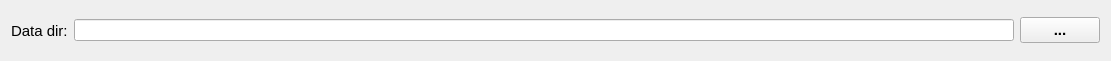
         <widget class="QWidget" name="horizontalLayoutWidget">
          <property name="geometry">
           <rect>
            <x>10</x>
            <y>60</y>
            <width>1111</width>
            <height>61</height>
           </rect>
          </property>
          <layout class="QHBoxLayout" name="horizontalLayout">
           <item>
            <widget class="QLabel" name="label_data_dir">
             <property name="font">
              <font>
               <pointsize>11</pointsize>
              </font>
             </property>
             <property name="text">
              <string>Data dir:</string>
             </property>
            </widget>
           </item>
           <item>
            <widget class="QLineEdit" name="lineEdit_data_dir"/>
           </item>
           <item>
            <widget class="QPushButton" name="pushButton_data_dir">
             <property name="sizePolicy">
              <sizepolicy hsizetype="Fixed" vsizetype="Fixed">
               <horstretch>0</horstretch>
               <verstretch>0</verstretch>
              </sizepolicy>
             </property>
             <property name="minimumSize">
              <size>
               <width>0</width>
               <height>0</height>
              </size>
             </property>
             <property name="font">
              <font>
               <pointsize>11</pointsize>
               <weight>75</weight>
               <bold>true</bold>
              </font>
             </property>
             <property name="text">
              <string>...</string>
             </property>
            </widget>
           </item>
          </layout>
         </widget>
